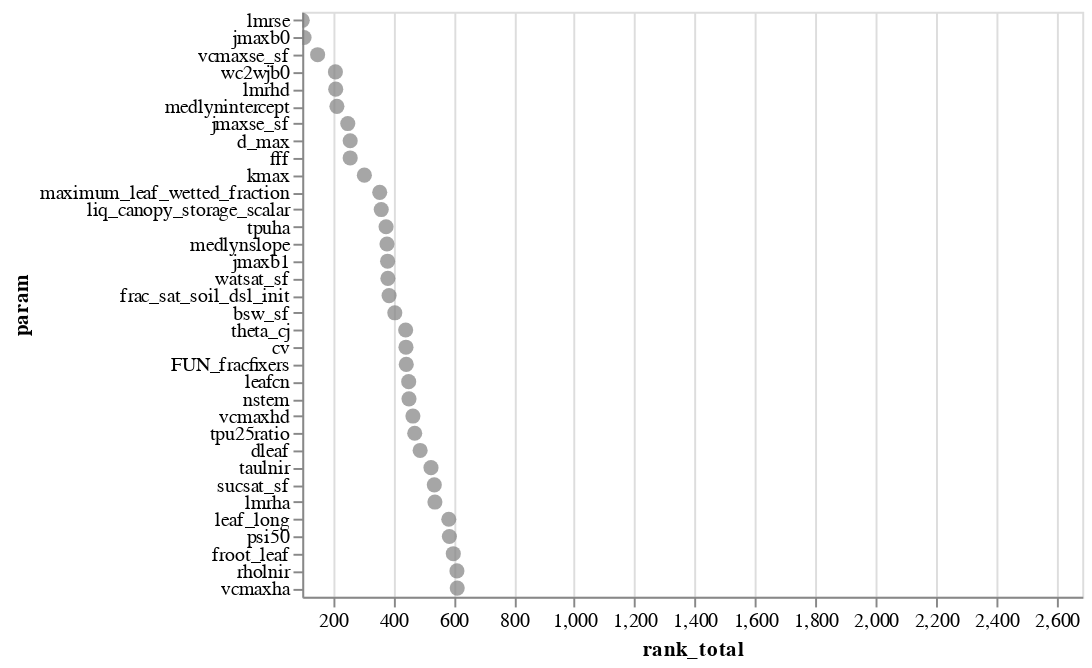

The notebook cell saved with this chart:
### Code cell
rangevals.transform_window(
    rank='rank('+data_var+'_range)',
    sort=[alt.SortField(data_var, order='ascending')]
).transform_filter(
    (alt.datum.rank_total>0)
).transform_filter(
    (alt.datum.rank < 50)
)

### Figure 1 — Vega-Lite specification as saved in the notebook (floating-point values rounded to 4 significant figures; data arrays with more than 128 entries replaced by an {"elided": "..."} marker saying what was removed)
{"$schema": "https://vega.github.io/schema/vega-lite/v3.4.0.json", "config": {"mark": {"tooltip": null}, "view": {"height": 300, "width": 400}}, "data": {"name": "data-d9917166b35acc3bee68808be0388c35"}, "datasets": {"data-d9917166b35acc3bee68808be0388c35": {"elided": "194 records"}}, "encoding": {"tooltip": [{"field": "param", "type": "nominal"}, {"field": "rank_total", "type": "quantitative"}, {"field": "ET_rank", "type": "quantitative"}], "x": {"field": "rank_total", "scale": {"domain": [98, 2685]}, "type": "quantitative"}, "y": {"field": "param", "sort": {"field": "rank_total", "order": "ascending"}, "type": "nominal"}}, "mark": {"color": "grey", "size": 60, "type": "circle"}, "selection": {"selector057": {"bind": "scales", "encodings": ["x", "y"], "type": "interval"}}, "transform": [{"sort": [{"field": "rank_total", "order": "ascending"}], "window": [{"as": "rank", "field": "rank_total_range", "op": "rank"}]}, {"filter": "(datum.rank_total > 0)"}, {"filter": "(datum.rank < 50)"}]}
